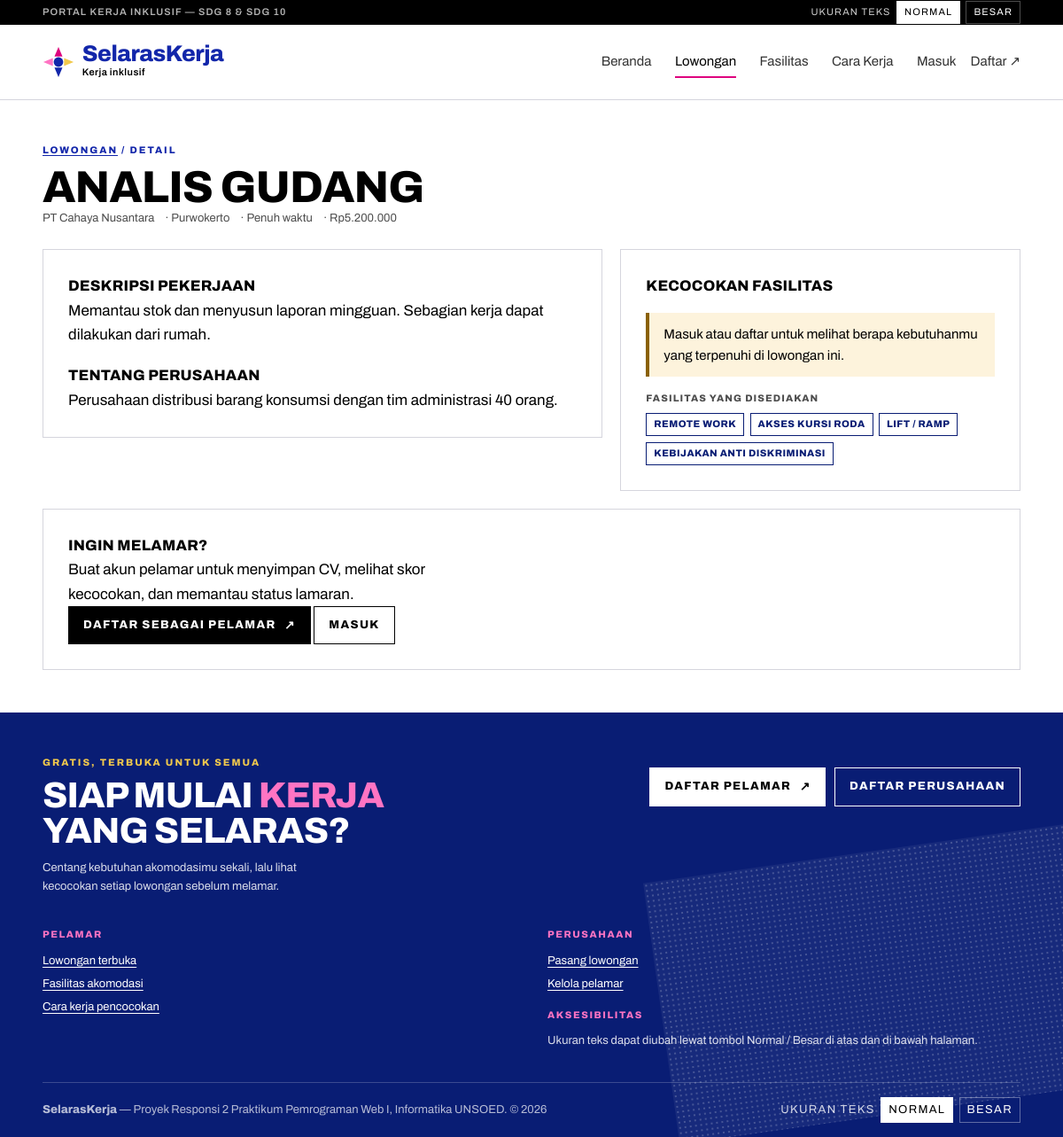
/lowongan-detail.php?id=2, run on an earlier commit of the app's database.
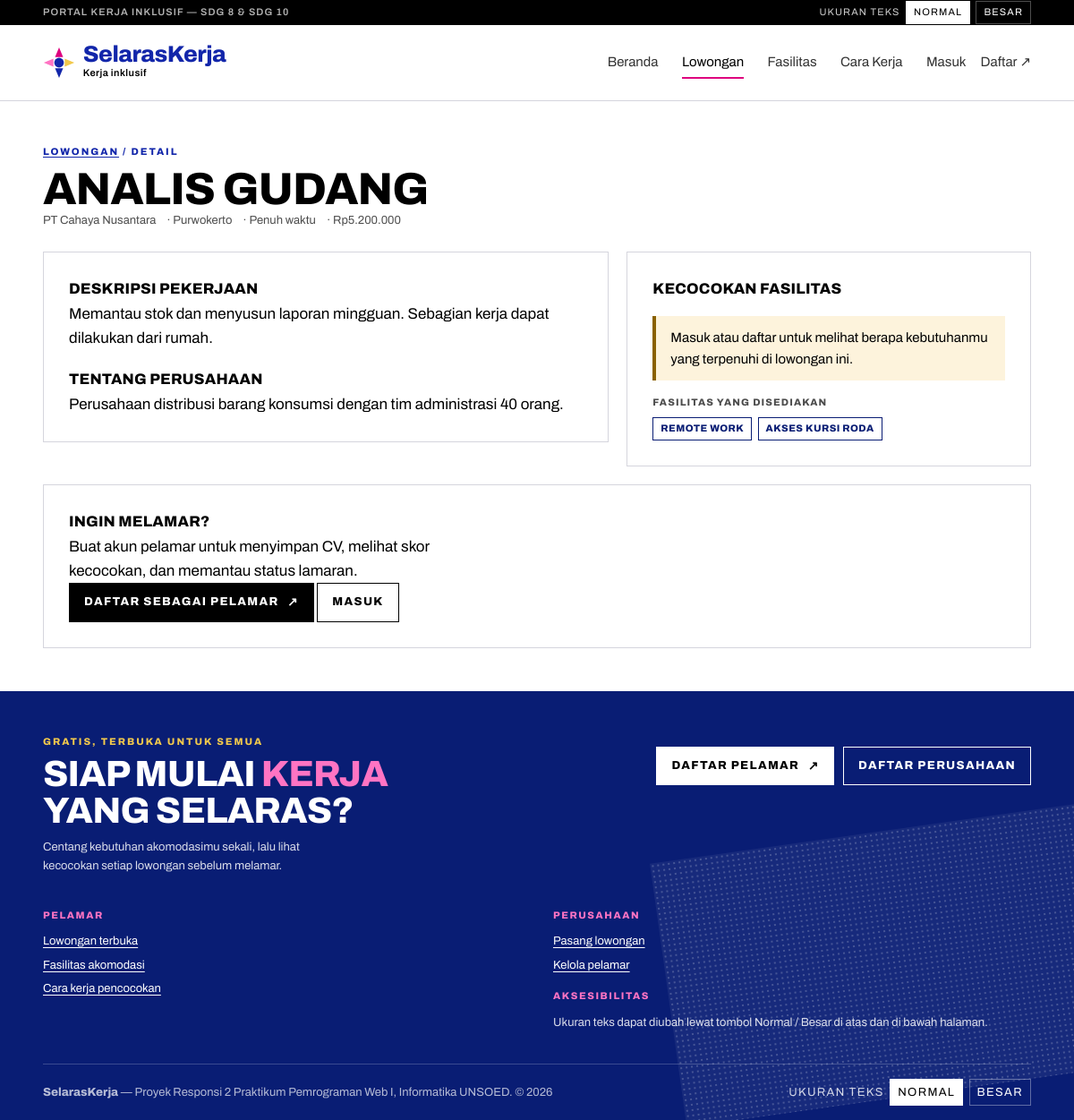
And on a later commit of the database.
### tables this page shows
CREATE TABLE accommodations (
  id INT AUTO_INCREMENT PRIMARY KEY,
  name VARCHAR(80) NOT NULL UNIQUE,
  category VARCHAR(60) NOT NULL
);

### helpers/functions.php (called while the page is built, shortened)
<?php
function e(?string $value): string
{
    return htmlspecialchars((string) $value, ENT_QUOTES, 'UTF-8');
}
function u(string $path = ''): string
{
    return APP_URL . $path;
}

### helpers/auth_guard.php (called while the page is built, shortened)
<?php
function auth_user(PDO $pdo): ?array
{
    static $cache = null;
    if (empty($_SESSION['uid'])) {
        return null;
    }
    return $cache;
}

### helpers/matcher.php (called while the page is built, shortened)
<?php
function accommodation_names(PDO $pdo): array
{
    $rows = $pdo->query('SELECT id, name, category FROM accommodations ORDER BY category, name')->fetchAll();
    $out = [];
    foreach ($rows as $r) {
        $out[(int) $r['id']] = ['name' => $r['name'], 'category' => $r['category']];
    }
    return $out;
}

### lowongan-detail.php (the view, shortened to what this page needs)
<?php
require_once __DIR__ . '/includes/bootstrap.php';
$id    = get_int('id');
$stmt = $pdo->prepare(
    'SELECT j.*, c.company_name, c.location, c.description AS company_description
     FROM jobs j JOIN companies c ON c.id = j.company_id
     WHERE j.id = ? AND j.status = ?'
);
$stmt->execute([$id, 'open']);
$job = $stmt->fetch();
$master     = accommodation_names($pdo);
$application = null;
require __DIR__ . '/includes/header.php';
?>
<section class="section">
  <div class="wrap">
    <p class="kicker"><a href="<?= u('/lowongan.php') ?>">Lowongan</a> / detail</p>
    <h1 class="section__title"><?= e($job['title']) ?></h1>
    <p class="job__meta">
      <span><?= e($job['company_name']) ?></span>
      <span><?= e($job['location'] ?: 'Lokasi tidak disebut') ?></span>
      <span><?= e($job['job_type']) ?></span>
      <?php if ($job['salary']): ?><span><?= e($job['salary']) ?></span><?php endif; ?>
    </p>
    <div class="detail">
      <div class="detail__main panel">
        <h2 class="detail__title">Deskripsi pekerjaan</h2>
        <p><?= nl2br(e($job['description'])) ?></p>
        <?php if ($job['company_description']): ?>
          <h2 class="detail__title">Tentang perusahaan</h2>
          <p><?= nl2br(e($job['company_description'])) ?></p>
        <?php endif; ?>
      </div>
      <aside class="detail__side panel" aria-labelledby="match-title">
        <h2 class="detail__title" id="match-title">Kecocokan fasilitas</h2>
        <?php if ($user === null): ?>
          <p class="alert alert--warn">Masuk atau daftar untuk melihat berapa kebutuhanmu yang terpenuhi di lowongan ini.</p>
          <p class="detail__sub">Fasilitas yang disediakan</p>
          <ul class="chips">
            <?php foreach ($facilities as $fid): ?>
              <li class="chip"><?= e($master[$fid]['name'] ?? '') ?></li>
            <?php endforeach; ?>
          </ul>
        <?php elseif ($stats['total'] === 0): ?>
          <p class="alert alert--warn">Isi <a href="<?= u('/seeker/profile.php') ?>">kebutuhan fasilitasmu</a> untuk melihat kecocokan.</p>
        <?php endif; ?>
      </aside>
    </div>
    <div class="panel panel--wide apply">
      <?php if ($user === null): ?>
        <h2 class="detail__title">Ingin melamar?</h2>
        <p class="section__lede">Buat akun pelamar untuk menyimpan CV, melihat skor kecocokan, dan memantau status lamaran.</p>
        <p class="detail__actions">
          <a class="btn" href="<?= u('/auth/register.php') ?>">Daftar sebagai pelamar <span class="btn__arrow" aria-hidden="true">↗</span></a>
          <a class="btn btn--ghost" href="<?= u('/auth/login.php') ?>">Masuk</a>
        </p>
      <?php elseif ($application): ?>
        <h2 class="detail__title">Status lamaranmu</h2>
        <p class="status <?= e(status_class($application['status'])) ?>"><?= e(status_label($application['status'])) ?></p>
        <p class="form-note">Dikirim <?= e(date('d M Y H:i', strtotime($application['applied_at']))) ?>.</p>
      <?php endif; ?>
    </div>
  </div>
</section>
<?php require __DIR__ . '/includes/footer.php'; ?>

What changed in the data, as far as the page shows it:
no longer on this page (row edited): accommodations: name "LIFT / RAMP"
removed accommodations: name "KEBIJAKAN ANTI DISKRIMINASI"
